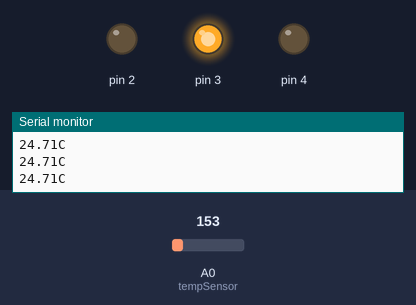
Recording of a sketch running on a simulated Arduino Uno, built with avr-gcc and run on an emulated ATmega328P. Parts: output pins drawn as LEDs (lit = HIGH), the last lines printed to the serial monitor. The test bench sets the inputs (shaded band); at power-on: A0 (tempSensor) = 153.

Above: at 1.2 s.
1.3 s: A0 (tempSensor) set to 170
At 2.5 s:
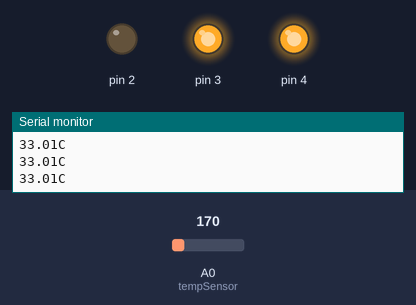
2.8 s: A0 (tempSensor) set to 133
At 3.8 s:
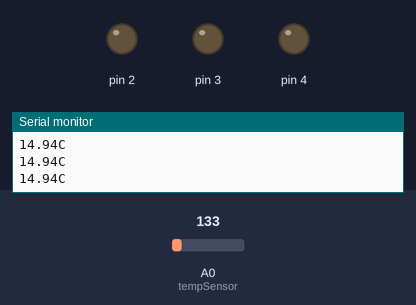
4.3 s: A0 (tempSensor) set to 165
At 5.2 s:
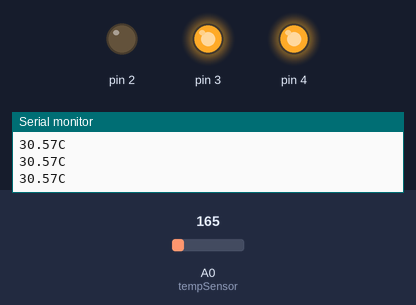
5.8 s: A0 (tempSensor) set to 114
At 6.3 s:
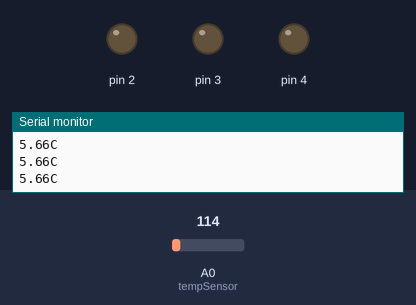
Timing chart, 0 to 8.3 s (numbered marks = the images above; inputs shaded):
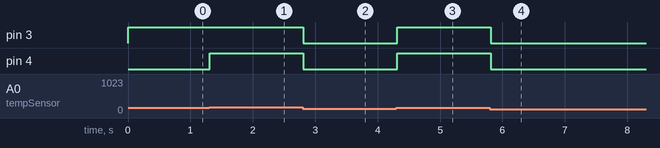

The sketch:

temp_guage.ino
```cpp
const int tempSensor = A0;

void setup() {
  pinMode(2, OUTPUT);
  pinMode(3, OUTPUT);
  pinMode(4, OUTPUT);
  digitalWrite(3, LOW);
  digitalWrite(4, LOW);
  digitalWrite(5, LOW);
  Serial.begin(9600);
  Serial.println("Setup complete....");
}

float getTemp() {
  int val       = analogRead(tempSensor);
  float voltage = val / 1024.0 * 5.0;
  return (voltage - 0.5) * 100;
}

void loop() {
  float temp = getTemp();
  Serial.print(temp);
  Serial.print("C\n");

  if(temp < 18.0){
    digitalWrite(3, LOW);
    digitalWrite(4, LOW);
    digitalWrite(5, HIGH);
  }
  else if(temp < 30.0){
    digitalWrite(3, HIGH);
    digitalWrite(4, LOW);
    digitalWrite(5, LOW);
  }
  else{
    digitalWrite(3, HIGH);
    digitalWrite(4, HIGH);
    digitalWrite(5, LOW);
  }
}
```

Measured:
- the behaviour switches between 163 and 164 on A0 (tempSensor) (found by bisection; images 0 and 1)
- after the input at 1.3 s, pin 4: LOW → HIGH at once
- after the input at 2.8 s, pin 3, pin 4: HIGH → LOW at once
- after the input at 4.3 s, pin 3, pin 4: LOW → HIGH at once
- after the input at 5.8 s, pin 3, pin 4: HIGH → LOW at once
